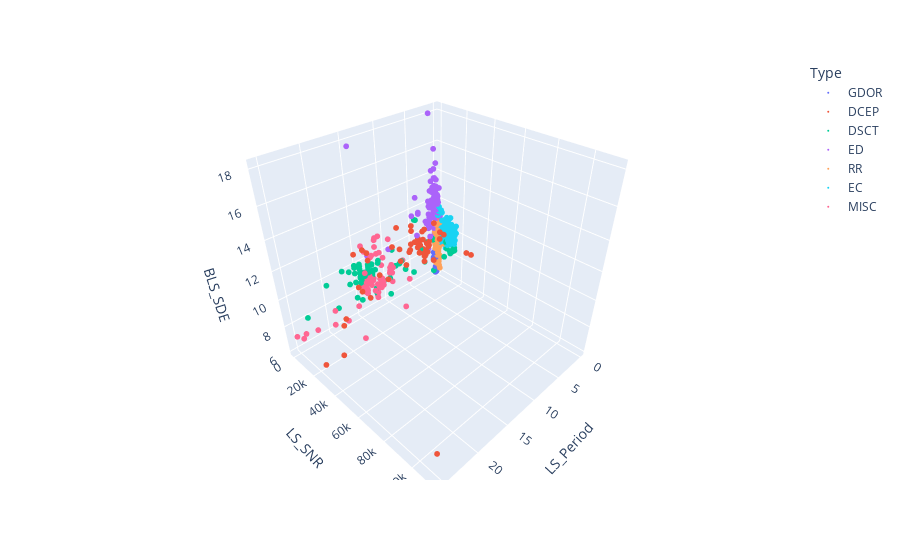

Here is the notebook cell this chart was saved with:
### Code cell
test2new = test2[['LS_Period','LS_SNR','BLS_SDE']].apply(pd.to_numeric)

test = pd.concat([test2new,test2['Type']], axis=1)

fig = px.scatter_3d(test, x='LS_Period', y='LS_SNR', z='BLS_SDE', color='Type')

fig.update_traces(marker_size = 2)

fig.show()
